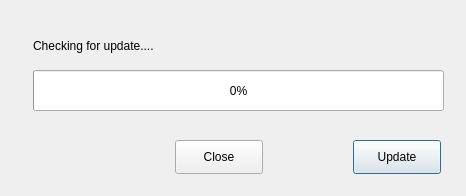
<?xml version="1.0" encoding="UTF-8"?>
<ui version="4.0">
 <class>UpdateDialog</class>
 <widget class="QDialog" name="UpdateDialog">
  <property name="geometry">
   <rect>
    <x>0</x>
    <y>0</y>
    <width>466</width>
    <height>196</height>
   </rect>
  </property>
  <property name="windowTitle">
   <string>Dialog</string>
  </property>
  <widget class="QLabel" name="label">
   <property name="geometry">
    <rect>
     <x>33</x>
     <y>20</y>
     <width>411</width>
     <height>51</height>
    </rect>
   </property>
   <property name="text">
    <string>Checking for update....</string>
   </property>
   <property name="wordWrap">
    <bool>true</bool>
   </property>
  </widget>
  <widget class="QProgressBar" name="progressBar">
   <property name="geometry">
    <rect>
     <x>33</x>
     <y>70</y>
     <width>411</width>
     <height>41</height>
    </rect>
   </property>
   <property name="value">
    <number>0</number>
   </property>
   <property name="textVisible">
    <bool>true</bool>
   </property>
   <property name="invertedAppearance">
    <bool>false</bool>
   </property>
  </widget>
  <widget class="QPushButton" name="updateButton">
   <property name="geometry">
    <rect>
     <x>353</x>
     <y>140</y>
     <width>88</width>
     <height>34</height>
    </rect>
   </property>
   <property name="text">
    <string>Update</string>
   </property>
  </widget>
  <widget class="QPushButton" name="closeButton">
   <property name="geometry">
    <rect>
     <x>175</x>
     <y>140</y>
     <width>88</width>
     <height>34</height>
    </rect>
   </property>
   <property name="text">
    <string>Close</string>
   </property>
  </widget>
 </widget>
 <resources/>
 <connections/>
</ui>
